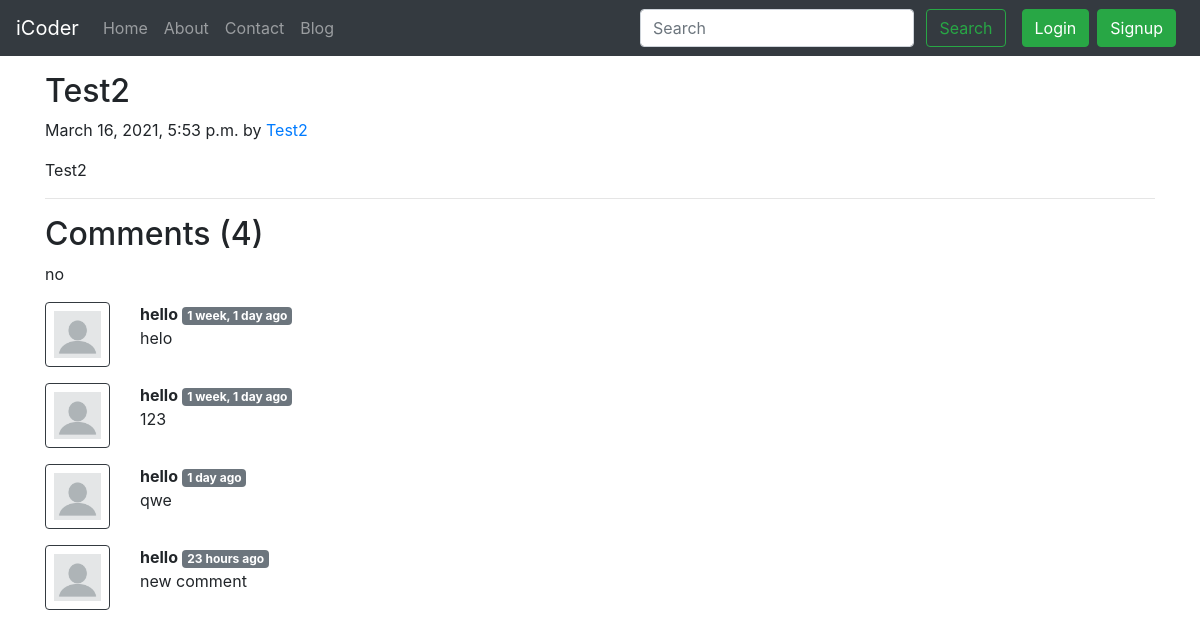
Page /blog/t2 on the committed database.
### blog/models.py (models this page shows, shortened)
class Post(models.Model):
	sno = models.AutoField(primary_key=True)
	title = models.CharField(max_length=255)
	content = models.TextField()
	author = models.CharField(max_length=13)
	slug = models.CharField(max_length=130, default="")
	timeStamp = models.DateTimeField(blank=True)

class BlogComment(models.Model):
	sno = models.AutoField(primary_key=True)
	comment = models.TextField()
	user = models.ForeignKey(User, on_delete=models.CASCADE)
	post = models.ForeignKey(Post, on_delete=models.CASCADE)
	parent = models.ForeignKey("self", on_delete=models.CASCADE, null=True)
	timestamp = models.DateTimeField(default=now)

### blog/views.py (the view)
# urls.py: path('<str:slug>', views.blogPost, name='blogPost'),
def blogPost(request, slug):
	post = Post.objects.filter(slug=slug).first()
	comments = BlogComment.objects.filter(post=post)
	context = {"post": post, 'comments': comments, 'user': request.user}
	return render(request, "blog/blogPost.html", context)

### templates/blog/blogPost.html (shortened to what this page needs)
{% extends 'base.html' %}
{% block body %}
{% load humanize %}
<div class="container my-3">
	<div class="blog-post">
		<h2 class="blog-post-title">{{post.title}}</h2>
		<p class="blog-post-meta">{{post.timeStamp}} by <a href="/about">{{post.author}}</a></p>
		<p>{{post.content}}</p>
		<hr>
	</div>
	<h2>Comments ({{comments.count}})</h2>
	<div class="my-2">
		{% if user.is_authenticated %}
		<form action="/blog/postComment" method="POST">
			{% csrf_token %}
			<div class="form-group">
				<label for="exampleInputEmail1">Post Comment</label>
				<input type="text" class="form-control" name="comment" id="comment" placeholder="Enter Comment here">
			</div>
			<input type="hidden" name="postSno" id="postSno" value="{{post.sno}}">
			<button type="submit" class="btn btn-primary">Submit</button>
		</form>
		{% else %}
		no
		{% endif %}
	</div>
	{% for comment in comments %}
	<div class="row my-3">
		<div class="col-md-1">
			<img class="rounded mx-auto d-block w-100 p-2 border border-dark"
				src="/static/img/blank-profile-picture.png" alt="">
		</div>
		<div class="col-md-11">
			<b>{{comment.user.username}}</b>
			<span class="badge badge-secondary">
				{{comment.timestamp | naturaltime}}
			</span>
			<div>{{comment.comment}}</div>
		</div>
	</div>
	{% endfor %}
	{% endblock body %}

### rows in the picture
Post: title "Test2", timeStamp "March 16, 2021, 5:53 p.m.", author "Test2", content "Test2"
BlogComment: user.username "hello", timestamp "1 week, 1 day ago", comment "helo"
BlogComment: user.username "hello", timestamp "1 week, 1 day ago", comment "123"
BlogComment: user.username "hello", timestamp "1 day ago", comment "qwe"
BlogComment: user.username "hello", timestamp "23 hours ago", comment "new comment"

### other values in the picture
{{ comments.count }} "4"
